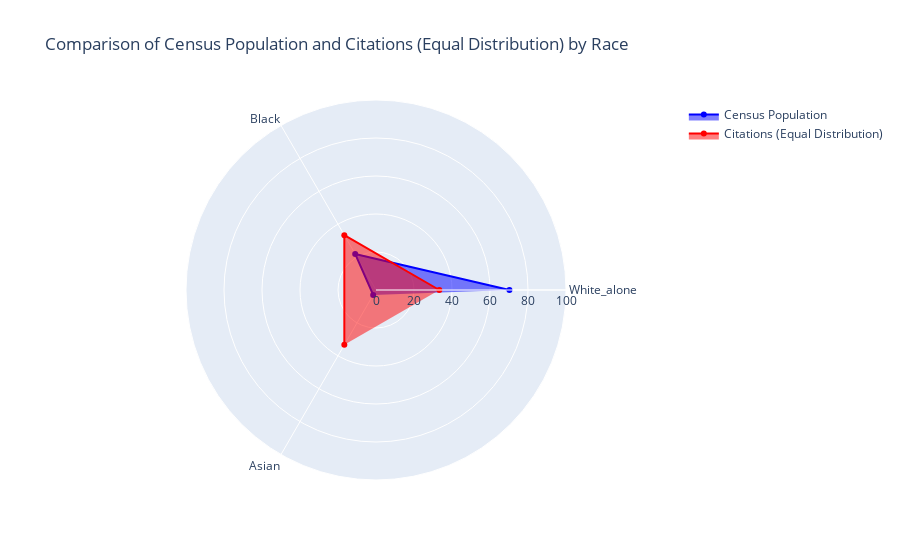

Notebook code cell kept with this figure:
### Code cell
# Sample citation data (without using counts)
citation_data = {
    'DRIVER_RACE': ['WHITE', 'BLACK', 'ASIAN']
}
citation_df = pd.DataFrame(citation_data)

# Census race categories
census_races = ['White_alone', 'Black', 'Asian']
census_populations = census_df[census_races].iloc[0]

# Calculate normalized population as a percentage of the total population
total_population = census_df['Total_population'].values[0]
normalized_population = (census_populations / total_population) * 100

# Create a dummy distribution for citations (equal percentages for each race)
# Normalize each race in citation_df to have equal representation
unique_citations = citation_df['DRIVER_RACE'].nunique()
normalized_citations = pd.Series([100 / unique_citations] * unique_citations, index=citation_df['DRIVER_RACE'].unique())

# Map citation races to the corresponding census race labels to ensure consistency
race_mapping = {
    'WHITE': 'White_alone',
    'BLACK': 'Black',
    'ASIAN': 'Asian'
}

# Make sure to reorder the citations to match the census race order
mapped_citations = normalized_citations.rename(index=race_mapping)

# Plot radar chart
fig = go.Figure()

# Plot census population (percentages)
fig.add_trace(go.Scatterpolar(
    r=normalized_population.values,  # Population percentages
    theta=census_races,  # Census race categories
    fill='toself',
    name='Census Population',
    line=dict(color='blue')
))

# Plot citation data (with equal distribution for each race)
fig.add_trace(go.Scatterpolar(
    r=mapped_citations.values,  # Citation percentages
    theta=census_races,  # Match the order of census race categories
    fill='toself',
    name='Citations (Equal Distribution)',
    line=dict(color='red')
))

# Update layout for the radar chart
fig.update_layout(
    polar=dict(
        radialaxis=dict(visible=True, range=[0, 100]),  # Both axes in percentage
    ),
    title="Comparison of Census Population and Citations (Equal Distribution) by Race",
    showlegend=True
)

# Show the plot
fig.show()

### Figure 1 — Plotly figure (JSON) as saved in the notebook; plotly's stock layout.template omitted (floating-point values rounded to 4 significant figures)
{"data": [{"fill": "toself", "line": {"color": "blue"}, "name": "Census Population", "r": [70.24, 21.93, 2.978], "theta": ["White_alone", "Black", "Asian"], "type": "scatterpolar"}, {"fill": "toself", "line": {"color": "red"}, "name": "Citations (Equal Distribution)", "r": [33.33, 33.33, 33.33], "theta": ["White_alone", "Black", "Asian"], "type": "scatterpolar"}], "layout": {"polar": {"radialaxis": {"range": [0, 100], "visible": true}}, "showlegend": true, "title": {"text": "Comparison of Census Population and Citations (Equal Distribution) by Race"}}}
